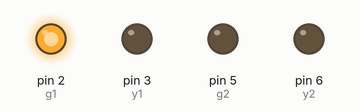
Recording of a sketch running on a simulated Arduino Uno, built with avr-gcc and run on an emulated ATmega328P. Parts: output pins drawn as LEDs (lit = HIGH). Pins used as bus, display or sensor lines are not drawn.

Above: at 4.5 s.
At 10.5 s:
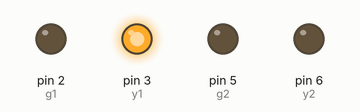
At 16.5 s:
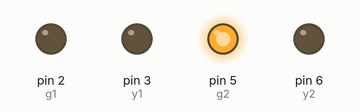
At 22.5 s:
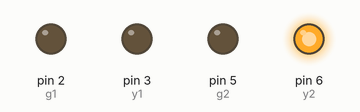
Timing chart, 0 to 31.2 s (numbered marks = the images above):
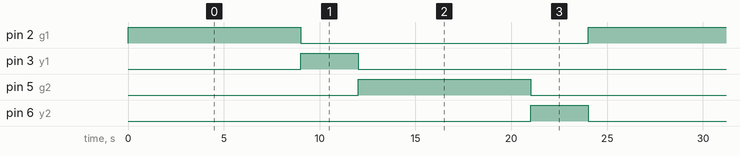

The sketch:

GP2-2.ino
```cpp
int g1=2;
int y1=3;
int r1=4;
int g2=5;
int y2=6;
int r2=7;

void setup() {
  // put your setup code here, to run once:
  pinMode(g1,OUTPUT);
  pinMode(y1,OUTPUT);
  pinMode(r1,OUTPUT);
  pinMode(g2,OUTPUT);
  pinMode(y2,OUTPUT);
  pinMode(r2,OUTPUT);
}

void loop() {
  // put your main code here, to run repeatedly:
  digitalWrite(g1,HIGH);
  digitalWrite(r2,HIGH);
  delay(9000);

  digitalWrite(g1,LOW);
  digitalWrite(y1,HIGH);
  digitalWrite(r2,HIGH);
  delay(3000);

  digitalWrite(g2,HIGH);
  digitalWrite(y1,LOW);
  digitalWrite(r2,LOW);
  digitalWrite(r1,HIGH);
  delay(9000);

  digitalWrite(g2,LOW);
  digitalWrite(y2,HIGH);
  digitalWrite(r1,HIGH);
  delay(3000);

  digitalWrite(g2,LOW);
  digitalWrite(y2,LOW);
  digitalWrite(r1,LOW);
}
```

Measured:
- by itself, pin 2 (g1), pin 5 (g2): alternates HIGH for 9.0 s and LOW for 15.0 s
- by itself, pin 3 (y1), pin 6 (y2): alternates HIGH for 3.0 s and LOW for 21.0 s
- by itself, everything shown: repeats every 24.0 s, in 5 steps
